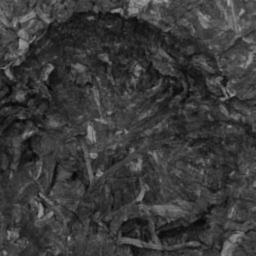
#> input picture image/degrade.jpg, 256 x 256 px; the run also reads 1 picture not shown here
$ python fourier-mellin.py
#> lines starting #> are read from the running program, lines starting #| are printed output that depends on the picture; long printed decimals are rounded
import math
import cv2
import numpy as np
from matplotlib import pyplot as plt
import scipy.ndimage.interpolation as ndii
import time

# global constants
RE_IDX = 0
IM_IDX = 1
ROWS_AXIS = 0
COLS_AXIS = 1
polarMode = "spline"
noiseMode = "none"  # "gaussian", "s&p", "none"
noiseIntensity = {'sigma': 2, 'mean': 0, 'whiteThreshold': 0.01, 'blackThreshold': 0.99}
resultsComparation = False

# this function will calculates parameters for log polar transformation
# (center of transformation, angle step and log base)
def computeLogPolarParameters(img):
    # Step 1 - Get center of the transformation
    centerTrans = [math.floor((img.shape[ROWS_AXIS] + 1) / 2), math.floor((img.shape[COLS_AXIS] + 1) / 2)]
    # Step 2 - Estimate dimensions of final image after discrete log-polar transformation
    # num of columns = log(radius)
    # num of rows = angle in radius (0, 2pi)
    maxDiff = np.maximum(centerTrans, np.asarray(img.shape) - centerTrans)
    maxDistance = ((maxDiff[0] ** 2 + maxDiff[1] ** 2) ** 0.5)
    dimsLogPolar = [0, 0]
    dimsLogPolar[COLS_AXIS] = img.shape[COLS_AXIS]
    dimsLogPolar[ROWS_AXIS] = img.shape[ROWS_AXIS]
    # Step 2.1 - Estimate log base
    logBase = math.exp(math.log(maxDistance) / dimsLogPolar[COLS_AXIS])
    # Step 3 - Calculate step for angle in log polar coordinates
    angleStep = (1.0 * math.pi) / dimsLogPolar[ROWS_AXIS]
    return centerTrans, angleStep, logBase

# converts image to its log polar representation
# returns the log polar representation and log base
def convertToLogPolar(img, centerTrans, angleStep, logBase, mode="nearest"):
    if mode == "nearest":
        # Step 1 - Initialize transformed image
        transformedImage = np.zeros(img.shape, dtype=img.dtype)
        # Step 2 - Apply reverse log polar transformation
        for radius in range(
                img.shape[COLS_AXIS]):  # start with radius, because calculating exponential power is time consuming
            actRadius = logBase ** radius
            for angle in range(img.shape[ROWS_AXIS]):
                anglePi = angle * angleStep
                # calculate euclidian coordinates (source: https://en.wikipedia.org/wiki/Log-polar_coordinates)
                row = int(centerTrans[ROWS_AXIS] + actRadius * math.sin(anglePi))
                col = int(centerTrans[COLS_AXIS] + actRadius * math.cos(anglePi))
                # copy pixel from the location to log polar image
                if 0 <= row < img.shape[ROWS_AXIS] and 0 <= col < img.shape[COLS_AXIS]:
                    transformedImage[angle, radius] = img[row, col]

        return transformedImage
    else:
        print("Base: " + str(logBase))
        # create matrix with angles
        anglesMap = np.zeros(img.shape, dtype=np.float64)
        # each column has 0 in its first row and -pi in its last row
        anglesVector = -np.linspace(0, np.pi, img.shape[0], endpoint=False)
        # initialize it by columns using the same vector
        anglesMap.T[:] = anglesVector
        # create matrix with radii
        radiusMap = np.zeros(img.shape, dtype=np.float64)
        # each line contains a vector with numbers from  in (0, cols) to power logBase
        radiusVector = np.power(logBase, np.arange(img.shape[1], dtype=np.float64)) - 1.0
        # initialize it by rows using the same vector
        radiusMap[:] = radiusVector
        # calculate x coordinates (source: https://en.wikipedia.org/wiki/Log-polar_coordinates)
        x = radiusMap * np.sin(anglesMap) + centerTrans[1]
        # calculate y coordinates (source: https://en.wikipedia.org/wiki/Log-polar_coordinates)
        y = radiusMap * np.cos(anglesMap) + centerTrans[0]
        # initialize final image
        outputImg = np.zeros(img.shape)
        # use spline interpolation to map pixels from original image to calculated coordinates
        ndii.map_coordinates(img, [x, y], output=outputImg)
        return outputImg

# computes phase correlation and returns position of pixel with highest value (row, column)
def phaseCorrelation(img_orig, img_transformed):
    # Step 3.1 - Initialize complex conjugates for original image and magnitudes
    orig_conj = np.copy(img_orig)
    orig_conj[:, :, IM_IDX] = -orig_conj[:, :, IM_IDX]
    orig_mags = cv2.magnitude(img_orig[:, :, RE_IDX], img_orig[:, :, IM_IDX])
    img_trans_mags = cv2.magnitude(img_transformed[:, :, RE_IDX], img_transformed[:, :, IM_IDX])
    # Step 3.2 - Do deconvolution
    # multiplication compex numbers ===> (x + yi) * (u + vi) = (xu - yv) + (xv + yu)i
    # deconvolution ( H* x G ) / |H x G|
    realPart = (orig_conj[:, :, RE_IDX] * img_transformed[:, :, RE_IDX] - orig_conj[:, :, IM_IDX] * img_transformed[:,
                                                                                                    :, IM_IDX]) / (
                           orig_mags * img_trans_mags)
    imaginaryPart = (orig_conj[:, :, RE_IDX] * img_transformed[:, :, IM_IDX] + orig_conj[:, :,
                                                                               IM_IDX] * img_transformed[:, :,
                                                                                         RE_IDX]) / (
                                orig_mags * img_trans_mags)
    result = np.dstack((realPart, imaginaryPart))
    result_idft = cv2.idft(result)
    # Step 3.3 - Find Max value (angle and scaling factor)
    result_mags = cv2.magnitude(result_idft[:, :, RE_IDX], result_idft[:, :, IM_IDX])
    return np.unravel_index(np.argmax(result_mags), result_mags.shape)

# adds artifical noise to images
def addNoiseToImage(img, noise, noise_Intensity):
    if noise == 's&p':
        print("Adding S&P Noise: wT = " + str(noise_Intensity['whiteThreshold']) + "; bT = " + str(
            noise_Intensity['blackThreshold']))
        # generate probabilities from uniform distribution
        distData = np.random.uniform(0.0, 1.0, img.shape).reshape(img.shape)
        # set ones below whiteThreshold to white
        img[distData < noise_Intensity['whiteThreshold']] = 255
        # set ones above blackThreshold to black
        img[distData > noise_Intensity['blackThreshold']] = 0
        return img
    else:
        if noise == 'gaussian':
            print("Adding Gaussian noise: sigma = " + str(noise_Intensity['sigma']) + '; mean = ' + str(
                noise_Intensity['mean']))
            return noise_Intensity['sigma'] * np.random.randn(img.shape[0], img.shape[1]) + img + noise_Intensity['mean']
        else:
            return img

# reads image, runs FFT and returns FFT image + its magnitude spectrum
def readImage(img):
#> called with img = '../image/degrade.jpg'
    imgData = cv2.imread(img, 0)  # 0 means Grayscale
#> imgData is the input picture: shape (256, 256); min 4, max 165, mean 58.8
    imgData = addNoiseToImage(imgData, noiseMode, noiseIntensity)
    imgFft, imgFftShifted = calculateFft(imgData)  # FFT of the image
    imgMags = cv2.magnitude(imgFftShifted[:, :, RE_IDX], imgFftShifted[:, :, IM_IDX])
    return imgData, imgFftShifted, imgMags

# applies highpass filter and returns the image
# H(col, row) = (1.0 - X(col, row)) * (2.0 - X(col, row)), row and col have to be transformed to range <-pi/2, pi/2>
# X(valX, valY) = cos(pi * valX) * cos(pi * valY), both valX and valY in range <-pi/2, pi/2>
def prepareHighPassFilter(img):
    pi2 = math.pi / 2.0
    # transform number of rows to <-pi/2,pi/2> range and calculate cos for each element
    rows = np.cos(np.linspace(-pi2, pi2, img.shape[0]))
    # transform number of cols to <-pi/2,pi/2> range and calculate cos for each element
    cols = np.cos(np.linspace(-pi2, pi2, img.shape[1]))
    # creates matrix the whole image
    x = np.outer(rows, cols)
    return (1.0 - x) * (2.0 - x)

# Central point for running FFT
def calculateFft(img):
    imgTmp = np.float32(img)
    # FFT of the image
    imgFft = cv2.dft(imgTmp, flags=cv2.DFT_COMPLEX_OUTPUT)
    # the FFT shift is needed in order to center the results
    imgFftShifted = np.fft.fftshift(imgFft)
    return imgFft, imgFftShifted

# main script
def main(p1, p2):
    timeStart = time.time()
    # Step 1 - Apply FFT on both images and get their magnitude spectrums
    # image (we are looking for), lets call it original
    imgOriginal, imgOriginalFft, imgOriginalMags = readImage(p1)
    # image (we are searching in), lets call it transformed
    imgTransformed, imgTransformedFft, imgTransformedMags = readImage(p2)

    # Step 2 - Apply highpass filter on their magnitude spectrums
    highPassFilter = prepareHighPassFilter(imgOriginalMags)
    imgOriginalMagsFilter = imgOriginalMags * highPassFilter
    imgTransformedMagsFilter = imgTransformedMags * highPassFilter
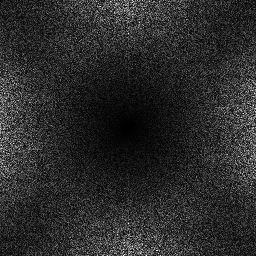
#> imgTransformedMagsFilter: shape (256, 256) float64; min 3.88, max 12989.5, mean 2232.9; drawn with min black and max white

    # Step 3 - Convert magnitudes both images to log-polar coordinates
    # Step 3.1 - Precompute parameters (both images have the same dimensions)
    centerTrans, angleStep, logBase = computeLogPolarParameters(imgOriginalMagsFilter)
#> centerTrans = [128, 128]; angleStep = 0.0123; logBase = 1.02
    imgOriginalLogPolar = convertToLogPolar(imgOriginalMagsFilter, centerTrans, angleStep, logBase, polarMode)
#| Base: 1.021
#> in convertToLogPolar, `radiusVector = np.power(logBase, np.arange(img.shape[1], dtype=np.floa..`: radiusVector = 256 values from 0 to 176.4
#> in convertToLogPolar, `y = radiusMap * np.cos(anglesMap) + centerTrans[0]`:
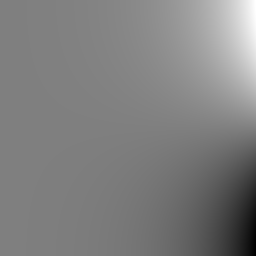
#> y: shape (256, 256) float64; min -48.37, max 304.4, mean 128.1; drawn with min black and max white
    imgTransformedLogPolar = convertToLogPolar(imgTransformedMagsFilter, centerTrans, angleStep, logBase, polarMode)
#| Base: 1.021

    # Step 3.1 - Apply FFT on magnitude spectrums in log polar coordinates (in this case, not using FFT shift as it leads to computing [180-angle] results)
    imgOriginalLogPolarComplex = cv2.dft(np.float32(imgOriginalLogPolar), flags=cv2.DFT_COMPLEX_OUTPUT)
    imgTransformedLogPolarComplex = cv2.dft(np.float32(imgTransformedLogPolar), flags=cv2.DFT_COMPLEX_OUTPUT)

    # Step 4 - Apply phase corelation on both images (FFT applied on log polar images) to retrieve rotation (angle) and scale factor
    angle, scale = phaseCorrelation(imgOriginalLogPolarComplex, imgTransformedLogPolarComplex)
#> in phaseCorrelation, `orig_mags = cv2.magnitude(img_orig[:, :, RE_IDX], img_orig[:, :, IM_ID..`:
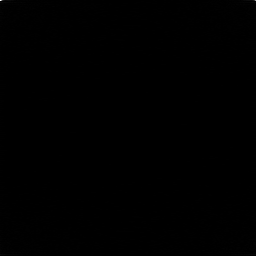
#> orig_mags: shape (256, 256) float32; min 331.8, max 22536020, mean 50457; drawn with min black and max white
#> in phaseCorrelation, `imaginaryPart = (orig_conj[:, :, RE_IDX] * img_transformed[:, :, IM_ID..`:
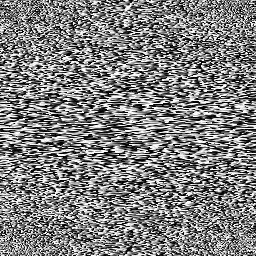
#> imaginaryPart: shape (256, 256) float32; min -1, max 1, mean 0; drawn with min black and max white
#> angle = 0; scale = 0
    # Step 4.1 Convert to degrees based on formula in paper (26) and adjust it to (-pi/2, pi/2) range
    angleDeg = -(float(angle) * 180.0) / imgOriginalLogPolarComplex.shape[0]
#> angleDeg = 0
    if angleDeg < - 45:
        angleDeg += 180
    else:
        if angleDeg > 90.0:
            angleDeg -= 180

    # Step 4.2 Calculate scale factor based on formula in paper (25)
    scaleFactor = logBase ** scale
#> scaleFactor = 1

    # Step 5 - Apply rotation and scaling on transformed image
    transformMatrix = cv2.getRotationMatrix2D((centerTrans[0], centerTrans[1]), angleDeg, scaleFactor)
#> transformMatrix = [[1, 0, 0], [0, 1, 0]]
    imgTransformedNew = cv2.warpAffine(imgTransformed, transformMatrix,
                                       (imgTransformed.shape[1], imgTransformed.shape[0]))

    # Step 6 - Apply phase corelation on both images to retrieve translation
    # Step 6.1 Apply FFT to newly created transformed image
    imgTransformedNewFft, imgTransformedNewftShifted = calculateFft(imgTransformedNew)
    # Step 6.2 - Use phase corelation to get translation coordinates
    y, x = phaseCorrelation(imgTransformedNewftShifted, imgOriginalFft)
#> in phaseCorrelation (call 2), `realPart = (orig_conj[:, :, RE_IDX] * img_transformed[:, :, RE_IDX] - ..`:
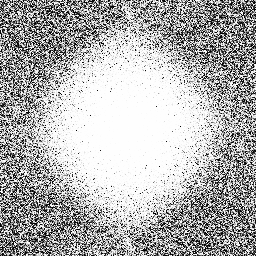
#> realPart: shape (256, 256) float32; min -1, max 1, mean 0.389; drawn with min black and max white
#> in phaseCorrelation (call 2), `imaginaryPart = (orig_conj[:, :, RE_IDX] * img_transformed[:, :, IM_ID..`:
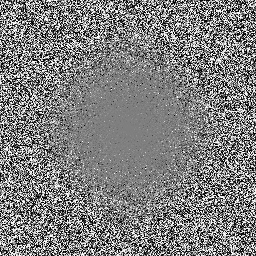
#> imaginaryPart: shape (256, 256) float32; min -1, max 1, mean 1.75e-10; drawn with min black and max white
#> y = 0; x = 0
    # Step 6.3 Apply translation on the final image
    if x > imgOriginal.shape[0] // 2:
        x -= imgOriginal.shape[0]
    if y > imgOriginal.shape[1] // 2:
        y -= imgOriginal.shape[1]

    translationMatrix = np.float32([[1, 0, -x], [0, 1, -y]])
#> translationMatrix = [[1, 0, 0], [0, 1, 0]]
    imgFinal = cv2.warpAffine(imgTransformedNew, translationMatrix, (imgTransformed.shape[1], imgTransformed.shape[0]))
    timeEnd = time.time()

    # Step 7 - Return final results (rotation, scale factor, translation)
    print("Angle = " + str(angleDeg) + " Deg")
#| Angle = -0.0 Deg
    print("Scale = " + str(scaleFactor))
#| Scale = 1.0
    print("Translation")
    print("X = " + str(-x))
#| X = 0
    print("Y = " + str(-y))
#| Y = 0
    print("Time = " + str(timeEnd - timeStart))

    if resultsComparation:
        plt.subplot(221), plt.imshow(imgOriginal, cmap='gray')
        plt.subplot(222), plt.imshow(imgTransformed, cmap='gray')
        plt.subplot(223), plt.imshow(imgOriginal - imgFinal, cmap='bwr')
        plt.subplot(224), plt.imshow(imgFinal, cmap='gray')
        plt.show()
    else:
        plt.subplot(521), plt.imshow(imgOriginal, cmap='gray')
        plt.subplot(522), plt.imshow(imgTransformed, cmap='gray')
        plt.subplot(523), plt.imshow(imgOriginalMagsFilter, cmap='gray')
        plt.subplot(524), plt.imshow(imgTransformedMagsFilter, cmap='gray')
        plt.subplot(525), plt.imshow(imgOriginalLogPolar, cmap='gray')
        plt.subplot(526), plt.imshow(imgTransformedLogPolar, cmap='gray')
        plt.subplot(527), plt.imshow(imgTransformedNew, cmap='gray')
        plt.subplot(528), plt.imshow(imgOriginal - imgFinal, cmap='bwr')
        plt.subplot(529), plt.imshow(imgFinal, cmap='gray')
        plt.show()
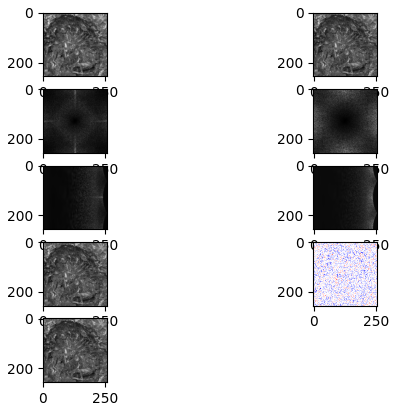
#> figure drawn by matplotlib, 9 panels

# script.py {image, we are looking for} {image, we are searching in}
if __name__ == '__main__':
    path1 = '../image/degrade.jpg'
    path2 = '../image/label.jpg'
    main(path1, path2)
